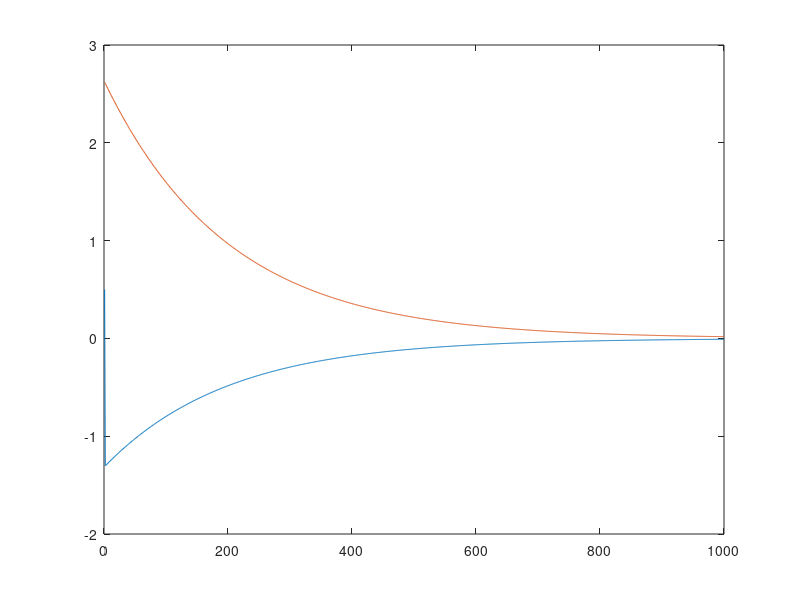

Write MATLAB code to recreate this figure.
clc; clear;
%% speed
% waypoint control
A_speed = [0, 0; 1, 0];
B_speed = [52.5431; 0];
Q_speed = diag([2, 1]);
R_speed = 2;

% K_speed = lqr(A_speed, B_speed, Q_speed, R_speed)

% speed control
% A_speed = [0, 0; 1, 0];
% B_speed = [52.5431; 0];
% Q_speed = diag([1, 1e-8]);
% R_speed = 4;

K_speed = lqr(A_speed, B_speed, Q_speed, R_speed)

x_current_speed = [0; 0];
x_desired_speed = [50; 1000];

sys_speed = ss(A_speed - B_speed*K_speed, B_speed*K_speed, eye(2), 0);
t_speed = linspace(0, 10, 1000);
xd_speed = repmat(x_desired_speed', length(t_speed), 1);

y_speed = lsim(sys_speed, xd_speed, t_speed, x_current_speed);
%% heading
A_heading = [0, 0; 1, 0];
B_heading = [304.454685; 0];
Q_heading = diag([4, 1]);
R_heading = 1;

K_heading = lqr(A_heading, B_heading, Q_heading, R_heading)

x_current_heading = [0.5; deg2rad(150)];
x_desired_heading = [0; deg2rad(0)];

sys_heading = ss(A_heading - B_heading * K_heading, B_heading * K_heading, eye(2), 0);
t_heading = linspace(0, 10, 1000);
xd_heading = repmat(x_desired_heading', length(t_heading), 1);

y_heading = lsim(sys_heading, xd_heading, t_heading, x_current_heading);

plot(y_heading)
